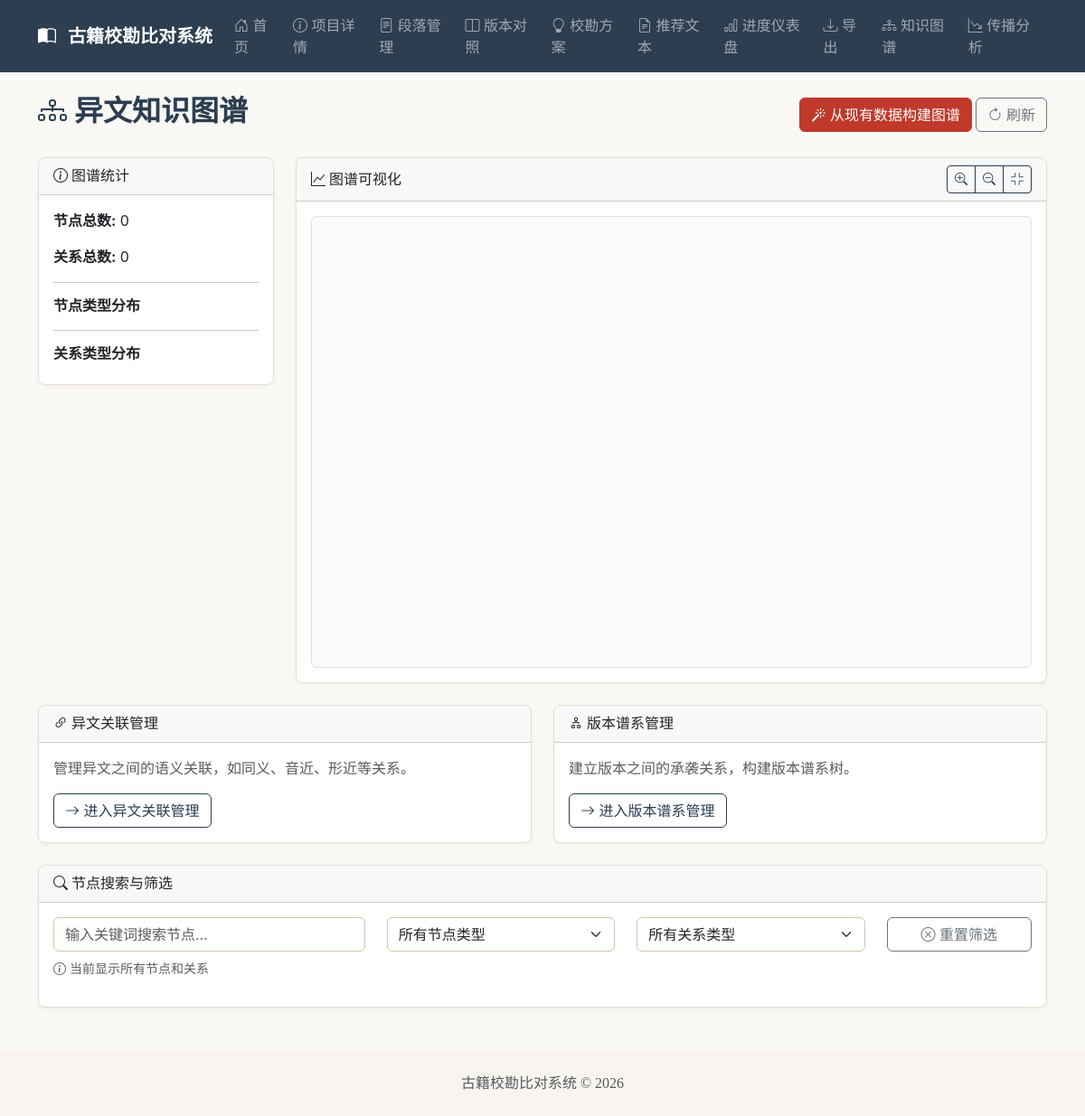
/projects/1/graph, run on an earlier commit of the app's database.
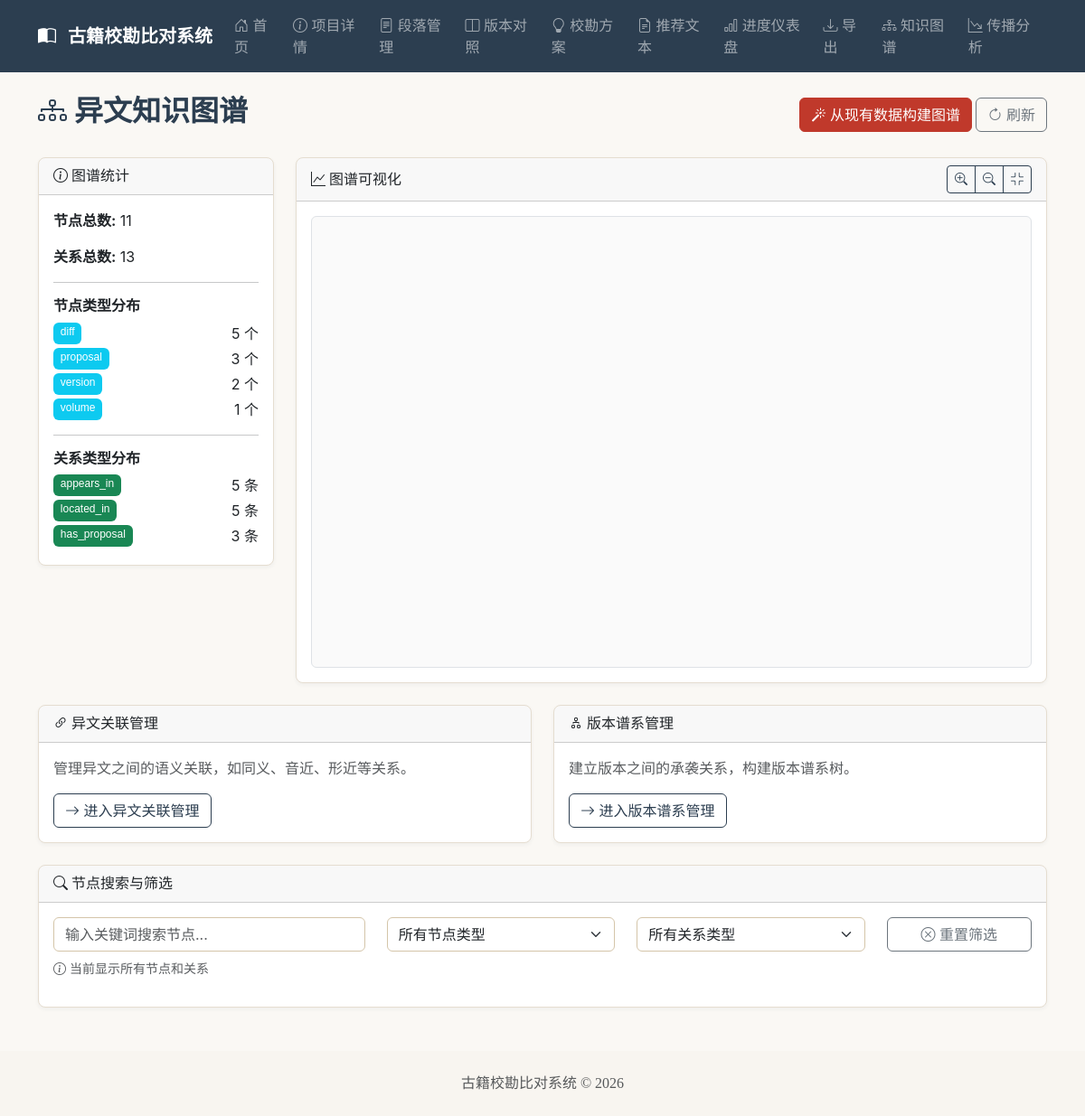
And on a later commit of the database.
### app/models.py (models this page shows)
class GraphNode(Base):
    __tablename__ = "graph_node"
    id = Column(Integer, primary_key=True, autoincrement=True)
    project_id = Column(Integer, ForeignKey("project.id", ondelete="CASCADE"), nullable=False)
    node_type = Column(String(50), nullable=False)
    ref_id = Column(Integer, nullable=True)
    label = Column(String(500), nullable=False)
    description = Column(Text, nullable=True)
    properties = Column(Text, nullable=True)
    created_at = Column(DateTime, default=datetime.now)
    __table_args__ = (UniqueConstraint("project_id", "node_type", "ref_id", name="uq_project_node_ref"),)
    project = relationship("Project")
    outgoing_edges = relationship("GraphEdge", foreign_keys="GraphEdge.source_id", back_populates="source", cascade="all, delete-orphan")
    incoming_edges = relationship("GraphEdge", foreign_keys="GraphEdge.target_id", back_populates="target", cascade="all, delete-orphan")

class GraphEdge(Base):
    __tablename__ = "graph_edge"
    id = Column(Integer, primary_key=True, autoincrement=True)
    project_id = Column(Integer, ForeignKey("project.id", ondelete="CASCADE"), nullable=False)
    source_id = Column(Integer, ForeignKey("graph_node.id", ondelete="CASCADE"), nullable=False)
    target_id = Column(Integer, ForeignKey("graph_node.id", ondelete="CASCADE"), nullable=False)
    edge_type = Column(String(50), nullable=False)
    weight = Column(Integer, default=1)
    properties = Column(Text, nullable=True)
    created_at = Column(DateTime, default=datetime.now)
    __table_args__ = (UniqueConstraint("source_id", "target_id", "edge_type", name="uq_source_target_edge"),)
    project = relationship("Project")
    source = relationship("GraphNode", foreign_keys=[source_id], back_populates="outgoing_edges")
    target = relationship("GraphNode", foreign_keys=[target_id], back_populates="incoming_edges")

### app/routers/kgraph.py (the view)
@router.get("/projects/{project_id}/graph", response_class=HTMLResponse)
async def graph_page(
    request: Request,
    project_id: int,
    node_type: Optional[str] = None,
    db: Session = Depends(get_db)
):
    project = crud.get_project(db, project_id)
    if not project:
        raise HTTPException(status_code=404, detail="项目不存在")
    graph_data = crud.get_graph_data(db, project_id)
    stats = crud.get_project_stats(db, project_id)
    node_type_counts = {}
    for node in graph_data.nodes:
        node_type_counts[node.node_type] = node_type_counts.get(node.node_type, 0) + 1
    edge_type_counts = {}
    for edge in graph_data.edges:
        edge_type_counts[edge.edge_type] = edge_type_counts.get(edge.edge_type, 0) + 1
    return templates.TemplateResponse("knowledge_graph.html", {
        "request": request,
        "project": project,
        "graph_data": graph_data,
        "stats": stats,
        "node_type_counts": node_type_counts,
        "edge_type_counts": edge_type_counts,
        "node_types": models.GRAPH_NODE_TYPES,
        "edge_types": models.GRAPH_EDGE_TYPES,
        "diff_relation_types": models.DIFF_RELATION_TYPES
    })

### app/templates/knowledge_graph.html (shortened to what this page needs)
{% extends "base.html" %}
{% block content %}
<div class="d-flex justify-content-between align-items-center mb-4">
    <h2>
        <i class="bi bi-diagram-3"></i> 异文知识图谱
    </h2>
    <div>
        <button class="btn btn-primary" onclick="buildGraph()">
            <i class="bi bi-magic"></i> 从现有数据构建图谱
        </button>
        <button class="btn btn-outline-secondary" onclick="refreshGraph()">
            <i class="bi bi-arrow-clockwise"></i> 刷新
        </button>
    </div>
</div>
<div class="row mb-4">
    <div class="col-md-3">
        <div class="card">
            <div class="card-header">
                <i class="bi bi-info-circle"></i> 图谱统计
            </div>
            <div class="card-body">
                <div class="mb-3">
                    <strong>节点总数:</strong> <span id="stat-nodes">{{ graph_data.nodes|length }}</span>
                </div>
                <div class="mb-3">
                    <strong>关系总数:</strong> <span id="stat-edges">{{ graph_data.edges|length }}</span>
                </div>
                <hr>
                <h6>节点类型分布</h6>
                {% for node_type, count in node_type_counts.items() %}
                <div class="d-flex justify-content-between mb-1">
                    <span class="badge bg-info">{{ node_type }}</span>
                    <span>{{ count }} 个</span>
                </div>
                {% endfor %}
                <hr>
                <h6>关系类型分布</h6>
                {% for edge_type, count in edge_type_counts.items() %}
                <div class="d-flex justify-content-between mb-1">
                    <span class="badge bg-success">{{ edge_type }}</span>
                    <span>{{ count }} 条</span>
                </div>
                {% endfor %}
            </div>
        </div>
    </div>
    <div class="col-md-9">
        <div class="card">
            <div class="card-header d-flex justify-content-between align-items-center">
                <span><i class="bi bi-graph-up"></i> 图谱可视化</span>
                <div class="btn-group btn-group-sm">
                    <button class="btn btn-outline-primary" onclick="zoomIn()">
                        <i class="bi bi-zoom-in"></i>
                    </button>
                    <button class="btn btn-outline-primary" onclick="zoomOut()">
                        <i class="bi bi-zoom-out"></i>
                    </button>
                    <button class="btn btn-outline-primary" onclick="resetView()">
                        <i class="bi bi-fullscreen-exit"></i>
                    </button>
                </div>
            </div>
            <div class="card-body">
                <div id="graph-container" style="height: 500px; border: 1px solid #dee2e6; border-radius: 0.375rem; background-color: #fafafa; position: relative; overflow: hidden;">
                    <svg id="graph-svg" width="100%" height="100%"></svg>
                </div>
            </div>
        </div>
    </div>
</div>
<div class="row mb-4">
    <div class="col-md-6">
        <div class="card">
            <div class="card-header">
                <i class="bi bi-link-45deg"></i> 异文关联管理
            </div>
            <div class="card-body">
                <p class="text-muted">管理异文之间的语义关联，如同义、音近、形近等关系。</p>
                <a href="/projects/{{ project.id }}/diff-relations" class="btn btn-outline-primary">
                    <i class="bi bi-arrow-right"></i> 进入异文关联管理
                </a>
            </div>
        </div>
    </div>
    <div class="col-md-6">
        <div class="card">
            <div class="card-header">
                <i class="bi bi-diagram-2"></i> 版本谱系管理
            </div>
            <div class="card-body">
                <p class="text-muted">建立版本之间的承袭关系，构建版本谱系树。</p>
                <a href="/projects/{{ project.id }}/version-lineage" class="btn btn-outline-primary">
                    <i class="bi bi-arrow-right"></i> 进入版本谱系管理
                </a>
            </div>
        </div>
    </div>
</div>
<div class="card">
    <div class="card-header">
        <i class="bi bi-search"></i> 节点搜索与筛选
    </div>
    <div class="card-body">
        <div class="row">
            <div class="col-md-4">
                <input type="text" id="search-input" class="form-control" placeholder="输入关键词搜索节点..." onkeyup="searchNodes()">
            </div>
            <div class="col-md-3">
                <select id="filter-node-type" class="form-select" onchange="applyFilters()">
                    <option value="">所有节点类型</option>
                </select>
            </div>
            <div class="col-md-3">
                <select id="filter-edge-type" class="form-select" onchange="applyFilters()">
                    <option value="">所有关系类型</option>
                </select>
            </div>
            <div class="col-md-2">
                <button class="btn btn-outline-secondary w-100" onclick="resetFilters()">
                    <i class="bi bi-x-circle"></i> 重置筛选
                </button>
            </div>
        </div>
        <div class="mt-2 small text-muted">
            <i class="bi bi-info-circle"></i>
            <span id="filter-info">当前显示所有节点和关系</span>
        </div>
    </div>
</div>
{% endblock %}

### app/templates/base.html (shortened to what this page needs)
<!DOCTYPE html>
<html lang="zh-CN">
<head>
    <link href="https://cdn.jsdelivr.net/npm/bootstrap@5.3.0/dist/css/bootstrap.min.css" rel="stylesheet">
    <link rel="stylesheet" href="https://cdn.jsdelivr.net/npm/bootstrap-icons@1.11.0/font/bootstrap-icons.css">
    <link rel="stylesheet" href="/static/css/custom.css">
</head>
<body>
    <nav class="navbar navbar-expand-lg navbar-dark" style="background-color: #2c3e50;">
        <div class="container">
            <a class="navbar-brand" href="/">
                <i class="bi bi-book-half"></i>
                <span class="ms-2">古籍校勘比对系统</span>
            </a>
            <div class="collapse navbar-collapse" id="navbarNav">
                <ul class="navbar-nav ms-auto">
                    <li class="nav-item">
                        <a class="nav-link" href="/">
                            <i class="bi bi-house-door"></i> 首页
                        </a>
                    </li>
                    {% if project is defined and project %}
                    <li class="nav-item">
                        <a class="nav-link" href="/projects/{{ project.id }}">
                            <i class="bi bi-info-circle"></i> 项目详情
                        </a>
                    </li>
                    <li class="nav-item">
                        <a class="nav-link" href="/projects/{{ project.id }}/passages">
                            <i class="bi bi-file-text"></i> 段落管理
                        </a>
                    </li>
                    <li class="nav-item">
                        <a class="nav-link" href="/projects/{{ project.id }}/compare">
                            <i class="bi bi-layout-split"></i> 版本对照
                        </a>
                    </li>
                    <li class="nav-item">
                        <a class="nav-link" href="/projects/{{ project.id }}/proposals">
                            <i class="bi bi-lightbulb"></i> 校勘方案
                        </a>
                    </li>
                    <li class="nav-item">
                        <a class="nav-link" href="/projects/{{ project.id }}/recommended">
                            <i class="bi bi-file-earmark-text"></i> 推荐文本
                        </a>
                    </li>
                    <li class="nav-item">
                        <a class="nav-link" href="/projects/{{ project.id }}/dashboard">
                            <i class="bi bi-bar-chart"></i> 进度仪表盘
                        </a>
                    </li>
                    <li class="nav-item">
                        <a class="nav-link" href="/projects/{{ project.id }}/export">
                            <i class="bi bi-download"></i> 导出
                        </a>
                    </li>
                    <li class="nav-item">
                        <a class="nav-link" href="/projects/{{ project.id }}/graph">
                            <i class="bi bi-diagram-3"></i> 知识图谱
                        </a>
                    </li>
                    <li class="nav-item">
                        <a class="nav-link" href="/projects/{{ project.id }}/transmission">
                            <i class="bi bi-graph-down-arrow"></i> 传播分析
                        </a>
                    </li>
                    {% endif %}
                </ul>
            </div>
        </div>
    </nav>
    <div class="container mt-4">
        {% block content %}{% endblock %}
    </div>
    <footer class="mt-5 py-4 text-center text-muted" style="background-color: #f8f5f0;">
        <div class="container">
            <p class="mb-0">古籍校勘比对系统 &copy; 2026</p>
        </div>
    </footer>
</body>
</html>

### static/css/custom.css (style rules this page uses)
body { font-family: 'Noto Sans SC', -apple-system, BlinkMacSystemFont, 'Segoe UI', sans-serif; background-color: #faf8f4; color: #2c3e50; min-height: 100vh; }
h1, h2, h3, h4, h5, h6 { font-family: 'Noto Serif SC', serif; font-weight: 600; }
.navbar-brand { font-family: 'Noto Serif SC', serif; font-weight: 700; font-size: 1.25rem; }
.card { border-radius: 8px; border: 1px solid #e5ddd0; box-shadow: 0 2px 4px rgba(44, 62, 80, 0.05); transition: box-shadow 0.3s ease; }
.card-header { border-radius: 7px 7px 0 0 !important; font-family: 'Noto Serif SC', serif; }
.btn-primary { background-color: #c0392b; border-color: #c0392b; transition: all 0.3s ease; }
.btn-outline-primary { color: #2c3e50; border-color: #2c3e50; }
.form-control, .form-select { border-color: #d4c5a9; border-radius: 6px; }
.badge { font-family: 'Noto Sans SC', sans-serif; font-weight: 500; }
footer { font-family: 'Noto Serif SC', serif; margin-top: auto; }

What changed in the data, as far as the page shows it:
added GraphNode: node_type "diff", count "5"
added GraphNode: node_type "proposal", count "3"
added GraphNode: node_type "version", count "2"
added GraphNode: node_type "volume", count "1"
added GraphEdge: edge_type "appears_in", count "5"
added GraphEdge: edge_type "located_in", count "5"
added GraphEdge: edge_type "has_proposal", count "3"
Also different on the page:
{{ graph_data.nodes|length }}: "0" → "11"
{{ graph_data.edges|length }}: "0" → "13"
